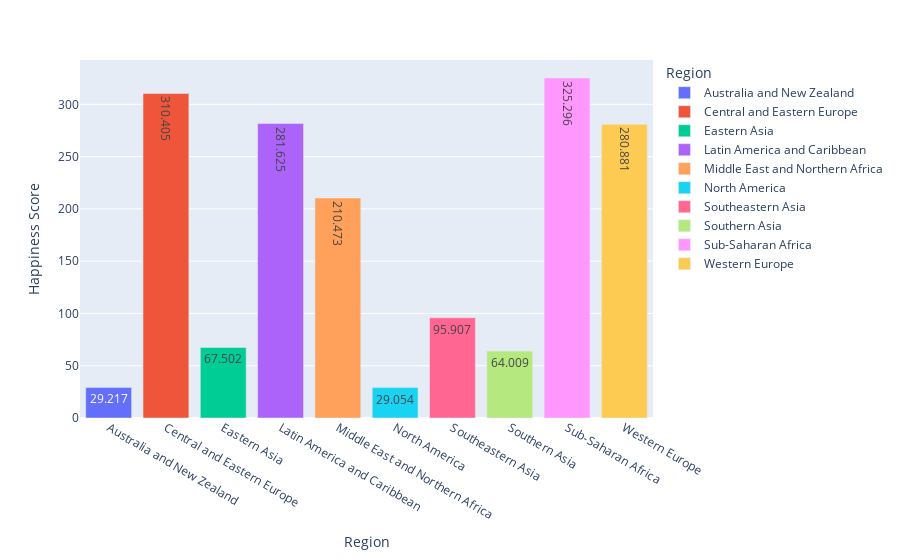

The cell this chart's notebook holds for it:
### Code cell
import plotly.express as px
fig_poli_bar = px.bar(poli_grp, y='Happiness Score',x='Region', text_auto=True,orientation='v',color ="Region")
fig_poli_line = px.line(poli_grp, y='Happiness Score', x='Region', text ="Happiness Score",markers ="*")
fig_poli_bar.show()
fig_poli_line.show()

### Figure 1 — Plotly figure (JSON) as saved in the notebook; plotly's stock layout.template omitted (floating-point values rounded to 4 significant figures)
{"data": [{"alignmentgroup": "True", "hovertemplate": "Region=%{x}<br>Happiness Score=%{y}<extra></extra>", "legendgroup": "Australia and New Zealand", "marker": {"color": "#636efa", "pattern": {"shape": ""}}, "name": "Australia and New Zealand", "offsetgroup": "Australia and New Zealand", "orientation": "v", "showlegend": true, "textposition": "auto", "texttemplate": "%{y}", "type": "bar", "x": ["Australia and New Zealand"], "xaxis": "x", "y": [29.22], "yaxis": "y"}, {"alignmentgroup": "True", "hovertemplate": "Region=%{x}<br>Happiness Score=%{y}<extra></extra>", "legendgroup": "Central and Eastern Europe", "marker": {"color": "#EF553B", "pattern": {"shape": ""}}, "name": "Central and Eastern Europe", "offsetgroup": "Central and Eastern Europe", "orientation": "v", "showlegend": true, "textposition": "auto", "texttemplate": "%{y}", "type": "bar", "x": ["Central and Eastern Europe"], "xaxis": "x", "y": [310.4], "yaxis": "y"}, {"alignmentgroup": "True", "hovertemplate": "Region=%{x}<br>Happiness Score=%{y}<extra></extra>", "legendgroup": "Eastern Asia", "marker": {"color": "#00cc96", "pattern": {"shape": ""}}, "name": "Eastern Asia", "offsetgroup": "Eastern Asia", "orientation": "v", "showlegend": true, "textposition": "auto", "texttemplate": "%{y}", "type": "bar", "x": ["Eastern Asia"], "xaxis": "x", "y": [67.5], "yaxis": "y"}, {"alignmentgroup": "True", "hovertemplate": "Region=%{x}<br>Happiness Score=%{y}<extra></extra>", "legendgroup": "Latin America and Caribbean", "marker": {"color": "#ab63fa", "pattern": {"shape": ""}}, "name": "Latin America and Caribbean", "offsetgroup": "Latin America and Caribbean", "orientation": "v", "showlegend": true, "textposition": "auto", "texttemplate": "%{y}", "type": "bar", "x": ["Latin America and Caribbean"], "xaxis": "x", "y": [281.6], "yaxis": "y"}, {"alignmentgroup": "True", "hovertemplate": "Region=%{x}<br>Happiness Score=%{y}<extra></extra>", "legendgroup": "Middle East and Northern Africa", "marker": {"color": "#FFA15A", "pattern": {"shape": ""}}, "name": "Middle East and Northern Africa", "offsetgroup": "Middle East and Northern Africa", "orientation": "v", "showlegend": true, "textposition": "auto", "texttemplate": "%{y}", "type": "bar", "x": ["Middle East and Northern Africa"], "xaxis": "x", "y": [210.5], "yaxis": "y"}, {"alignmentgroup": "True", "hovertemplate": "Region=%{x}<br>Happiness Score=%{y}<extra></extra>", "legendgroup": "North America", "marker": {"color": "#19d3f3", "pattern": {"shape": ""}}, "name": "North America", "offsetgroup": "North America", "orientation": "v", "showlegend": true, "textposition": "auto", "texttemplate": "%{y}", "type": "bar", "x": ["North America"], "xaxis": "x", "y": [29.05], "yaxis": "y"}, {"alignmentgroup": "True", "hovertemplate": "Region=%{x}<br>Happiness Score=%{y}<extra></extra>", "legendgroup": "Southeastern Asia", "marker": {"color": "#FF6692", "pattern": {"shape": ""}}, "name": "Southeastern Asia", "offsetgroup": "Southeastern Asia", "orientation": "v", "showlegend": true, "textposition": "auto", "texttemplate": "%{y}", "type": "bar", "x": ["Southeastern Asia"], "xaxis": "x", "y": [95.91], "yaxis": "y"}, {"alignmentgroup": "True", "hovertemplate": "Region=%{x}<br>Happiness Score=%{y}<extra></extra>", "legendgroup": "Southern Asia", "marker": {"color": "#B6E880", "pattern": {"shape": ""}}, "name": "Southern Asia", "offsetgroup": "Southern Asia", "orientation": "v", "showlegend": true, "textposition": "auto", "texttemplate": "%{y}", "type": "bar", "x": ["Southern Asia"], "xaxis": "x", "y": [64.01], "yaxis": "y"}, {"alignmentgroup": "True", "hovertemplate": "Region=%{x}<br>Happiness Score=%{y}<extra></extra>", "legendgroup": "Sub-Saharan Africa", "marker": {"color": "#FF97FF", "pattern": {"shape": ""}}, "name": "Sub-Saharan Africa", "offsetgroup": "Sub-Saharan Africa", "orientation": "v", "showlegend": true, "textposition": "auto", "texttemplate": "%{y}", "type": "bar", "x": ["Sub-Saharan Africa"], "xaxis": "x", "y": [325.3], "yaxis": "y"}, {"alignmentgroup": "True", "hovertemplate": "Region=%{x}<br>Happiness Score=%{y}<extra></extra>", "legendgroup": "Western Europe", "marker": {"color": "#FECB52", "pattern": {"shape": ""}}, "name": "Western Europe", "offsetgroup": "Western Europe", "orientation": "v", "showlegend": true, "textposition": "auto", "texttemplate": "%{y}", "type": "bar", "x": ["Western Europe"], "xaxis": "x", "y": [280.9], "yaxis": "y"}], "layout": {"barmode": "relative", "legend": {"title": {"text": "Region"}, "tracegroupgap": 0}, "margin": {"t": 60}, "xaxis": {"anchor": "y", "categoryarray": ["Australia and New Zealand", "Central and Eastern Europe", "Eastern Asia", "Latin America and Caribbean", "Middle East and Northern Africa", "North America", "Southeastern Asia", "Southern Asia", "Sub-Saharan Africa", "Western Europe"], "categoryorder": "array", "domain": [0, 1], "title": {"text": "Region"}}, "yaxis": {"anchor": "x", "domain": [0, 1], "title": {"text": "Happiness Score"}}}}
